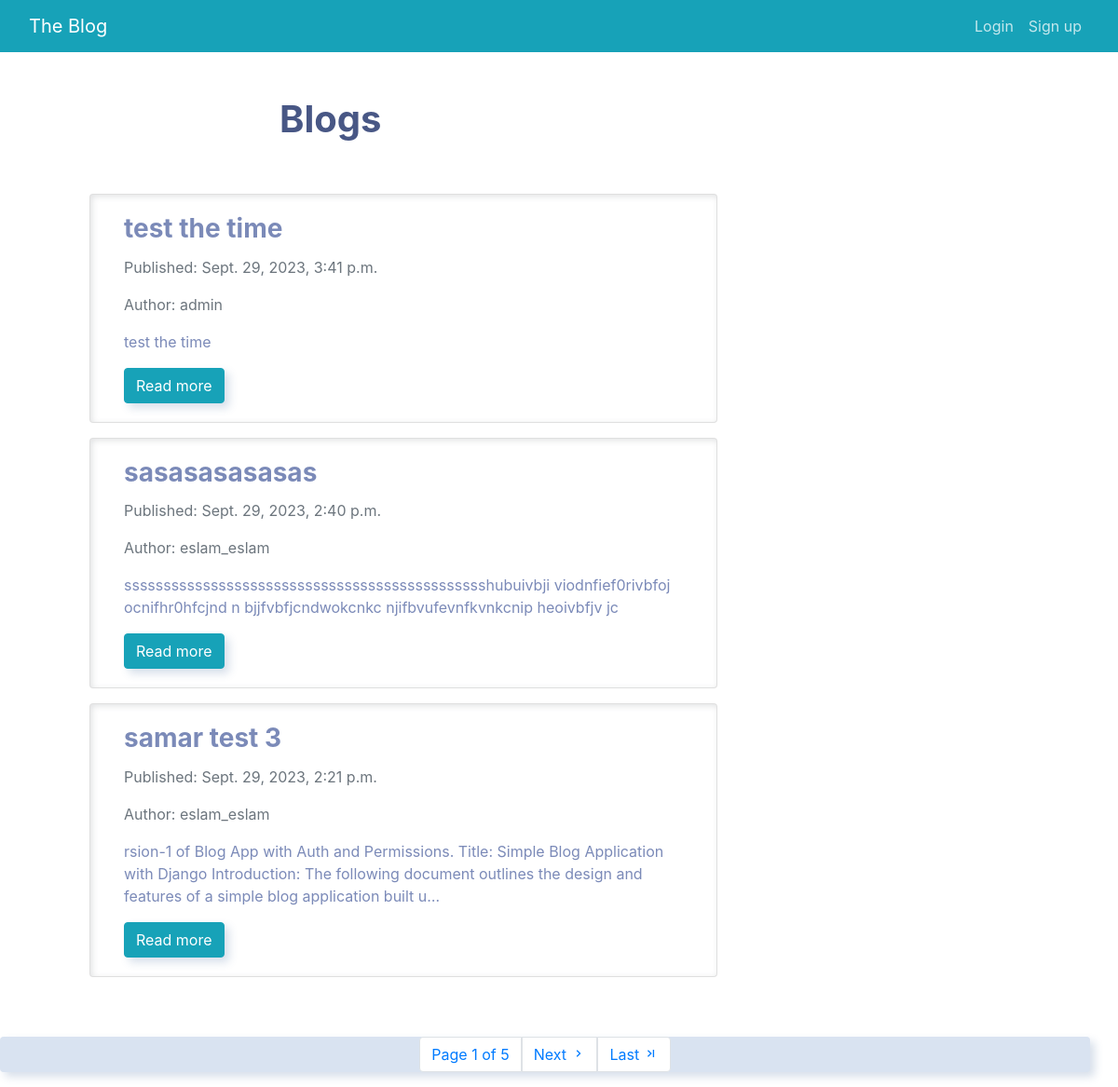
Before: / with the older database file.
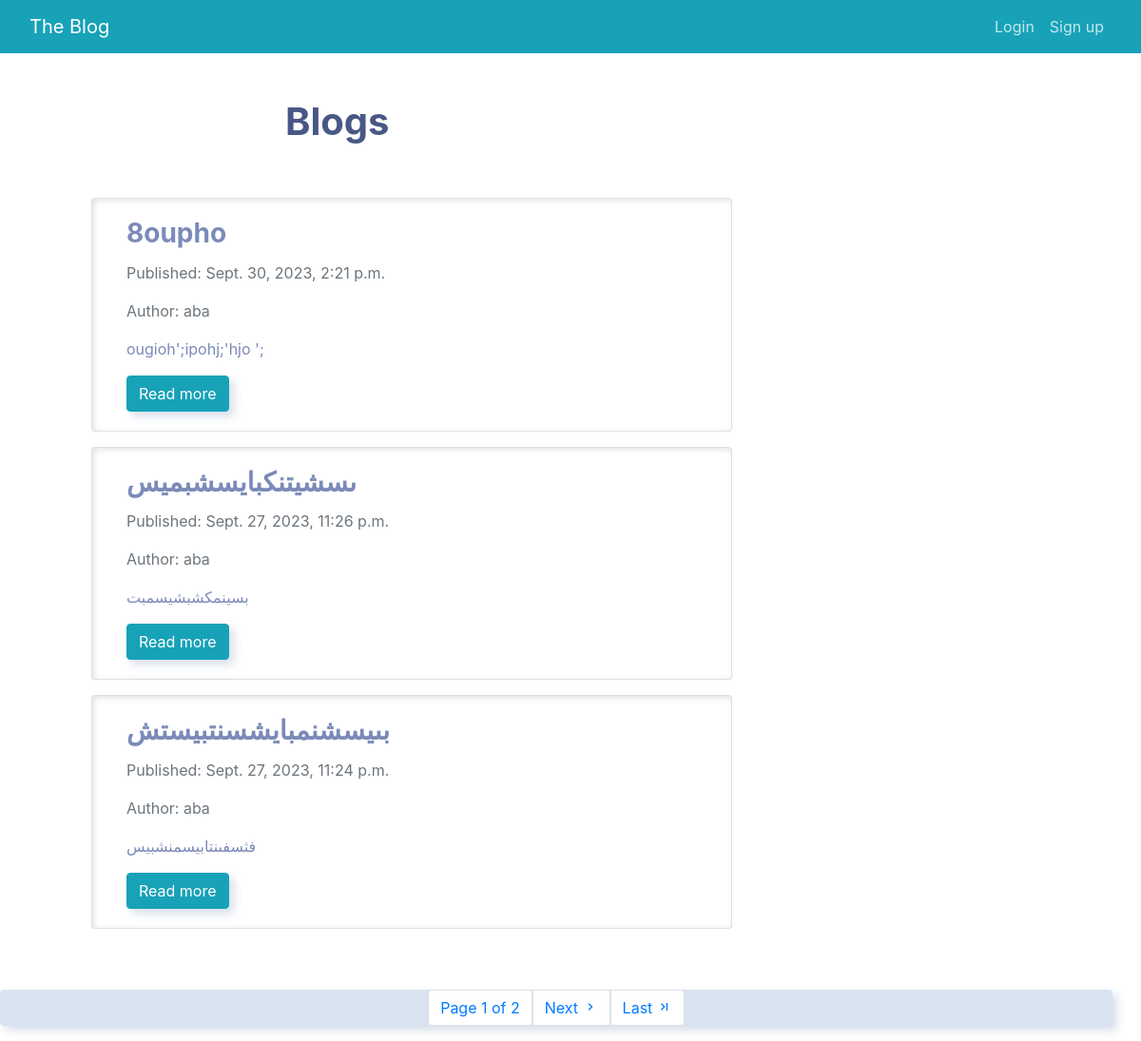
After: the same page with the newer database file.
### blog/models.py (models this page shows, shortened)
class Post (models.Model):
    title = models.CharField(max_length=255)
    statue = models.CharField(max_length=2)
    content = HTMLField()
    owner = models.ForeignKey(
        User,
        on_delete=models.CASCADE,
        related_name='posts_owner'
    )
    publish_date = models.DateTimeField(auto_now_add=True)

### blog/views.py (the view)
# urls.py: path('', views.Index.as_view(), name='index'),
class Index(ListView):
    model = Post
    queryset = Post.objects.all().order_by('-publish_date')
    template_name = 'blog/index.html'
    paginate_by = 3

### blog/templates/blog/index.html (shortened to what this page needs)
{% extends "blog/base.html" %}
{% block content %}
    <div class="row">
        <div class="col-md-6 col-12 mx-md-auto mx-3 mt-5 mb-5">
            <h1 class="fw-bolder">Blogs</h1>
        </div>
        {% for obj in object_list %}
            <div class="col-md-8 col-12 mx-5 mb-3  ">
                <div class="card mx-5">
                    <div class="card-body align-items-center mx-3">
                        <h3 class="card-title fw-bold">{{ obj.title }}</h3>
                        <p class="card-text text-muted">Published: {{ obj.publish_date }}</p>
                        <p class="card-text text-muted">Author: {{ obj.owner.username }}</p>
                        <p class="card-text">{{ obj.content|truncatechars_html:200|safe }}</p>
                        <a href="{% url 'detail_post' obj.id %}" class="btn btn-info">Read more</a>
                    </div>
                </div>
            </div>
        {% endfor %}
        <div class="col-12 mt-5 ">
            <nav>
                <ul class="pagination justify-content-center">
                    <li class="page-item">
                        <a class="page-link" href="#">
                            Page {{ page_obj.number }} of {{ page_obj.paginator.num_pages }}
                        </a>
                    </li>
                    {% if page_obj.has_next %}
                        <li class="page-item">
                            <a class="page-link" href="?page={{ page_obj.next_page_number }}">
                                Next <i class="bx bx-chevron-right"></i>
                            </a>
                        </li>
                        <li class="page-item">
                            <a class="page-link" href="?page={{ page_obj.paginator.num_pages }}">
                                Last <i class='bx bx-last-page'></i>
                            </a>
                        </li>
                    {% endif %}
                </ul>
            </nav>
        </div>
    </div>
{% endblock content %}

### blog/templates/blog/base.html (shortened to what this page needs)
<!DOCTYPE html>
<html lang="en">
    <head>
        <link rel="stylesheet" href="https://bootswatch.com/5/morph/bootstrap.min.css">
        <link rel="stylesheet" href="https://cdn.jsdelivr.net/npm/bootstrap@4.6.2/dist/css/bootstrap.min.css">
        <link href='https://unpkg.com/boxicons@2.1.4/css/boxicons.min.css' rel='stylesheet'>
    </head>
    <body>
        {% include "blog/nav.html" %}
        {% block content  %}
        {% endblock content  %}
    </body>
</html>

### blog/templates/blog/nav.html (shortened to what this page needs)
<nav class="navbar navbar-expand-lg  bg-info" data-bs-theme="dark">
    <div class="container-fluid">
        <a class="navbar-brand" href="{% url 'index' %}">The Blog</a>
        <div class="collapse navbar-collapse" id="navbarNav">
        <ul class="navbar-nav">
            {% if request.user.is_authenticated %}
                <li class="nav-item">
                    {% if user.is_authenticated %}
                    <a class="nav-link" aria-current="page" href="{% url 'profile' user=user.username %}"><i class='bx bxs-user'></i> {{user.username}}</a>
                    {% endif %}
                </li>
                <li class="nav-item">
                    <a class="nav-link" href="{% url 'logout' %}"><i class='bx bx-log-out'></i> Sign Out</a>
                </li>
            {% else %}
                <li class="nav-item">
                    <a class="nav-link" href="{% url 'login' %}">Login</a>
                </li>
                <li class="nav-item">
                    <a class="nav-link" href="{% url 'register' %}">Sign up</a>
                </li>
            {% endif %}
        </ul>
        </div>
    </div>
  </nav>

### blog/templates/blog/base.html (style rules this page uses)
* { max-width: 100%; }

Changed rows visible on the page:
removed Post: title "test the time", publish_date "Sept. 29, 2023, 3:41 p.m.", owner.username "admin", content "test the time"
removed Post: title "sasasasasasas", publish_date "Sept. 29, 2023, 2:40 p.m.", owner.username "eslam_eslam", content "sssssssssssssssssssssssssssssssssssssssssssssshubuivbji viodnfief0rivbfoj ocnifhr0hfcjnd n bjjfvbfjcndwokcnkc njifbvufevnfkvnkcnip heoivbfjv jc"
removed Post: title "samar test 3", publish_date "Sept. 29, 2023, 2:21 p.m.", owner.username "eslam_eslam", content "rsion-1 of Blog App with Auth and Permissions. Title: Simple Blog Application with Django Introduction: The following document outlines the design and features of a simple blog application built u…"
added Post: title "8oupho", publish_date "Sept. 30, 2023, 2:21 p.m.", owner.username "aba", content "ougioh';ipohj;'hjo ';"
now on this page (row unchanged): Post: title "ىسشيتنكبايسشبميس", publish_date "Sept. 27, 2023, 11:26 p.m.", owner.username "aba", content "بسينمكشبشيسمبت"
now on this page (row unchanged): Post: title "بىيسشنمبايشسنتبيستش", publish_date "Sept. 27, 2023, 11:24 p.m.", owner.username "aba", content "فثسفىنتابيسمنشبيس"
Other visible differences:
{{ page_obj.paginator.num_pages }}: "5" → "2"
